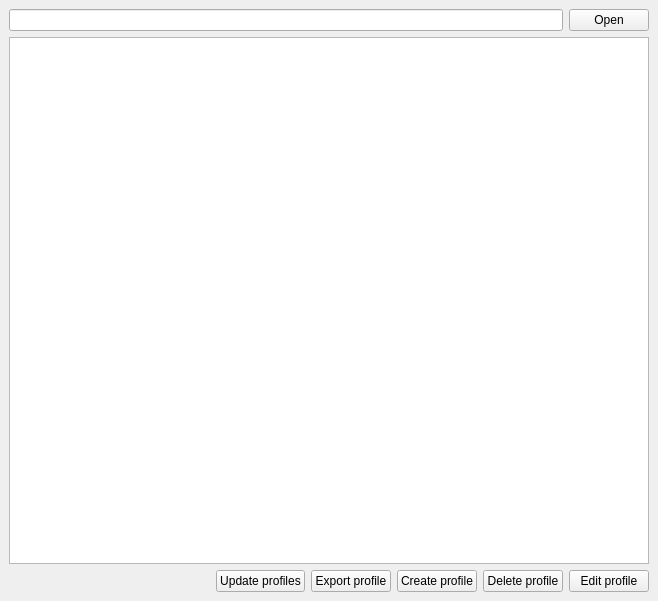
<?xml version="1.0" encoding="UTF-8"?>
<ui version="4.0">
 <class>MainWindow</class>
 <widget class="QMainWindow" name="MainWindow">
  <property name="geometry">
   <rect>
    <x>0</x>
    <y>0</y>
    <width>658</width>
    <height>601</height>
   </rect>
  </property>
  <property name="windowTitle">
   <string>Body Changer</string>
  </property>
  <property name="styleSheet">
   <string notr="true">Fusion</string>
  </property>
  <widget class="QWidget" name="centralwidget">
   <layout class="QVBoxLayout" name="verticalLayout_2">
    <item>
     <layout class="QHBoxLayout" name="horizontalLayout">
      <item>
       <widget class="QLineEdit" name="lineEdit"/>
      </item>
      <item>
       <widget class="QPushButton" name="pushButton">
        <property name="text">
         <string>Open</string>
        </property>
       </widget>
      </item>
     </layout>
    </item>
    <item>
     <widget class="QListView" name="listView">
      <property name="autoFillBackground">
       <bool>false</bool>
      </property>
     </widget>
    </item>
    <item>
     <layout class="QHBoxLayout" name="horizontalLayout_2">
      <item>
       <spacer name="horizontalSpacer">
        <property name="orientation">
         <enum>Qt::Horizontal</enum>
        </property>
        <property name="sizeHint" stdset="0">
         <size>
          <width>40</width>
          <height>20</height>
         </size>
        </property>
       </spacer>
      </item>
      <item>
       <widget class="QPushButton" name="pushButton_4">
        <property name="text">
         <string>Update profiles</string>
        </property>
       </widget>
      </item>
      <item>
       <widget class="QPushButton" name="pushButton_5">
        <property name="text">
         <string>Export profile</string>
        </property>
       </widget>
      </item>
      <item>
       <widget class="QPushButton" name="pushButton_3">
        <property name="text">
         <string>Create profile</string>
        </property>
       </widget>
      </item>
      <item>
       <widget class="QPushButton" name="pushButton_6">
        <property name="text">
         <string>Delete profile</string>
        </property>
       </widget>
      </item>
      <item>
       <widget class="QPushButton" name="pushButton_2">
        <property name="text">
         <string>Edit profile</string>
        </property>
       </widget>
      </item>
     </layout>
    </item>
   </layout>
  </widget>
 </widget>
 <resources/>
 <connections/>
</ui>
